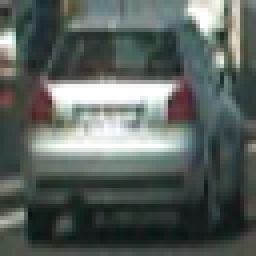
#> input picture 5-vehicle-detection-and-tracking/vehicles-2/GTI_Far/image0226.png, 64 x 64 px (shown 4 times larger); its folder holds only this picture in this run
$ jupyter execute --allow-errors Vehicle-Detection-and-Tracking.ipynb   (shell and % lines are left out)   (older library calls are emulated)
#> lines starting #> are read from the running program, lines starting #| are printed output that depends on the picture
##Writeup Template
###You can use this file as a template for your writeup if you want to submit it as a markdown file, but feel free to use some other method and submit a pdf if you prefer.

---

**Vehicle Detection Project**

The goals / steps of this project are the following:

* Perform a Histogram of Oriented Gradients (HOG) feature extraction on a labeled training set of images and train a classifier Linear SVM classifier
* Optionally, you can also apply a color transform and append binned color features, as well as histograms of color, to your HOG feature vector.
* Note: for those first two steps don't forget to normalize your features and randomize a selection for training and testing.
* Implement a sliding-window technique and use your trained classifier to search for vehicles in images.
* Run your pipeline on a video stream (start with the test_video.mp4 and later implement on full project_video.mp4) and create a heat map of recurring detections frame by frame to reject outliers and follow detected vehicles.
* Estimate a bounding box for vehicles detected.

[//]: # (Image References)
[image1]: ./output_images/car_notcar.png
[image2]: ./output_images/HOG_example.png
[image3]: ./output_images/normalized_features.png
[image4]: ./output_images/SVM_accuracy.png
[image5]: ./output_images/heatmap_example.png
[image6]: ./output_images/pipeline_output.png
[image7]: ./output_images/pipeline_output_2.png
[video1]: ./project_video.mp4

## [Rubric](https://review.udacity.com/#!/rubrics/513/view) Points
### Here I will consider the rubric points individually and describe how I addressed each point in my implementation.

The entire project code can be found in the jupyter notebook called `Vehicle-Detection-and-Tracking`.

---

### Histogram of Oriented Gradients (HOG)

#### 1. Explain how (and identify where in your code) you extracted HOG features from the training images.

The code for this step is contained in the code cells called `Read images`, `Helperfunctions` and `Feature extraction`.

I started by reading in all the `vehicle` and `non-vehicle` images.  Here is an example of one of each of the `vehicle` and `non-vehicle` classes:

![alt text][image1]

I then explored different color spaces and different  parameters `orientations`, `pixels_per_cell`, and `cells_per_block` using a Trial and Error approach.  Here is a plot of the HOG-output from the example images above using my final parameter set
.
![alt text][image2]

The `extract_features` function in the `helperfunctions` segment performs the work necessary.
#### 2. Explain how you settled on your final choice of HOG parameters.

I ended up using the parameters that can be found in code cell `Set of Parameters`. The rgb color space didn't perform very well, so I tried different color spaces that can deal with shadows and white lanes.

I chose the other parameters to maximize my SVM test accuracy with the goal to get an accuracy greater than 97%. I simply tried different parameter combinations and kept track of the Classifier performance. (`orientations=9`, `pixels_per_cell=8`, and `cells_per_block=2`).

#### 3. Describe how (and identify where in your code) you trained a classifier using your selected HOG features (and color features if you used them).

This step happens in code cells `Feature extraction`, `Shuffle and split the data` and `Train the classifier`.

To get an idea of the input features and their normalization, I plotted the features and their normalization.

![alt text][image3]

I trained a linear SVM using the `extract_features` function from the `Helperfunctions` section. As it turned out, using HOG-features and Color features led to the best prediction accuracy. Here you can see a summary of the SVM training results:

![alt text][image4]

### Sliding Window Search

#### 1. Describe how (and identify where in your code) you implemented a sliding window search.  How did you decide what scales to search and how much to overlap windows?

The final pipeline can be found in the segment called `final pipeline`

Cars get smaller towards the horizon, so I decided  to look for larger cars at the bottom of the video. I used 3 scales getting larger from the bottom to the top of the images. I found the scales and corresponding overlaps by looking at the video output with the goal to avoid false positives.

#### 2. Show some examples of test images to demonstrate how your pipeline is working.  What did you do to optimize the performance of your classifier?

Ultimately I searched on three scales using YCrCb 3-channel HOG features plus spatially binned color and histograms of color in the feature vector, which provided a nice result.  Here are some example images:

As I already stated, parameter optimization for the classifer and trying out different feature sets (e.g. only hog features) lead to 99.2% test set performance.
![alt text][image6]
![alt text][image7]

### Video Implementation

#### 1. Provide a link to your final video output.  Your pipeline should perform reasonably well on the entire project video (somewhat wobbly or unstable bounding boxes are ok as long as you are identifying the vehicles most of the time with minimal false positives.)
Here's a [link to my video result](./project_video.mp4)

#### 2. Describe how (and identify where in your code) you implemented some kind of filter for false positives and some method for combining overlapping bounding boxes.

I recorded the positions of positive detections in each frame of the video in a list called `rectangles`.  From the positive detections I created a heatmap and then thresholded that map to identify vehicle positions.  I then used `scipy.ndimage.measurements.label()` to identify individual blobs in the heatmap.  I then assumed each blob corresponded to a vehicle.  I constructed bounding boxes to cover the area of each blob detected.

To take into account that my pipeline fails in some cases, I'm keeping track of heatmaps from previous frames using global variables. An averaging process also helps to make the predictions less wobbly.

Here is an example of a heat map image:
![alt text][image5]

---

### Discussion

#### 1. Briefly discuss any problems / issues you faced in your implementation of this project.  Where will your pipeline likely fail?  What could you do to make it more robust?

I mainly followed the lecture but a still had problems adapting the lecture code to my own needs. I spent quite a lot of hours debuggingl, for example I used the extract_features function from a previous lesson (not the latest version) and ran into a lot of problems with incorret list shapes because of that.

In the beginning I faced problems with too wobbly detections, so I had to integrate over a few frames to get rid of that. Even 99.X% classifier accuracy with a lot of frames/second still leads to a lot of failed predictions, which also need to be adressed by the heatmap tresholding process.

Most failed detections are on the left lane, which shoulnd't influence the cars behaviour at all. So while the algorithm has ystart and ystop positions, it needs to include the some sort of treshold in x direction. The parameters are working quite well for this particular video section, but I don't think they would would that well for a different video. A deep leaning approach could be helpful for a generalization of the vehicle detection process.

### Read Images

[cell 1]
import glob
import matplotlib.image as mpimg
import matplotlib.pyplot as plt
import numpy as np

cars = glob.glob('vehicles-2/**/*.png', recursive=True)
non_cars = glob.glob('non-vehicles-2/**/*.png', recursive=True)

vehicles = []
non_vehicles = []

for fname in cars:
    img = mpimg.imread(fname)
#> img is the input picture: shape (64, 64, 3) float32; mean R, G, B 0.354, 0.386, 0.371
    vehicles.append(img)

for fname in non_cars:
    img = mpimg.imread(fname)
    non_vehicles.append(img)


vehicles_ind = np.random.randint(0, len(vehicles))
#> vehicles_ind = 0
#> (the rest of this cell did not finish here and is left out)

### Set of Parameters

[cell 2]
color_space = 'YCrCb' # RGB, HSV, LUV, HLS, YUV or YCrCb
orient = 9
pix_per_cell = 8
cell_per_block = 2
hog_channel = "ALL" # 0, 1, 2, or "ALL"
spatial_size = (32, 32) # Spatial binning dimensions
hist_bins = 32
spatial_feat = True # Spatial features on or off
hist_feat = True # Histogram features on or off
hog_feat = True # HOG features on or off
y_start_stop = [350, 700] # Min and max in y to search in slide_window()
transform_sqrt = True # Was True
xy_window = (64, 64)
threshold = 5.0
scale = 1.5
headt_threshold = 5.0 # Threshold to reject false positives
headt_frames = 40

### Helperfunctions

[cell 3]
import cv2

from sklearn.svm import LinearSVC
from sklearn.preprocessing import StandardScaler
from skimage.feature import hog


# [20 lines left out: functions convert_color, draw_boxes, not called in this run]

# Defines a function to compute color histogram features
def color_hist(img, nbins=32):    #bins_range=(0, 256)
    # Compute the histogram of the color channels separately
    channel1_hist = np.histogram(img[:,:,0], bins=nbins)
    channel2_hist = np.histogram(img[:,:,1], bins=nbins)
    channel3_hist = np.histogram(img[:,:,2], bins=nbins)
    # Concatenate the histograms into a single feature vector
    hist_features = np.concatenate((channel1_hist[0], channel2_hist[0], channel3_hist[0]))
    # Return the individual histograms, bin_centers and feature vector
    return hist_features

# Defines a function to return HOG features and visualization
def get_hog_features(img, orient, pix_per_cell, cell_per_block,
                        vis=False, feature_vec=True):
    # Call with two outputs if vis==True
    if vis == True:
        features, hog_image = hog(img, orientations=orient,
                                  pixels_per_cell=(pix_per_cell, pix_per_cell),
                                  cells_per_block=(cell_per_block, cell_per_block),
                                  transform_sqrt=False,
                                  visualise=vis, feature_vector=feature_vec)
        return features, hog_image
    # Otherwise call with one output
    else:
        features = hog(img, orientations=orient,
                       pixels_per_cell=(pix_per_cell, pix_per_cell),
                       cells_per_block=(cell_per_block, cell_per_block),
                       transform_sqrt=False,
                       visualise=vis, feature_vector=feature_vec)
        return features

# Defines a function to compute color histogram features
def bin_spatial(img, size=(32, 32)):
    color1 = cv2.resize(img[:,:,0], size).ravel()
    color2 = cv2.resize(img[:,:,1], size).ravel()
    color3 = cv2.resize(img[:,:,2], size).ravel()
    return np.hstack((color1, color2, color3))


# Defines a function to extract features from a list of images
def extract_features(imgs, color_space='RGB', spatial_size=(32, 32),
                        hist_bins=32, orient=9,
                        pix_per_cell=8, cell_per_block=2, hog_channel=0,
                        spatial_feat=True, hist_feat=True, hog_feat=True):
    # Create a list to append feature vectors to
    features = []
    # Iterate through the list of images
    for file in imgs:
        file_features = []
        # Read in each one by one
        image = mpimg.imread(file)
        # apply color conversion if other than 'RGB'
        if color_space != 'RGB':
            if color_space == 'HSV':
                feature_image = cv2.cvtColor(image, cv2.COLOR_RGB2HSV)
            elif color_space == 'LUV':
                feature_image = cv2.cvtColor(image, cv2.COLOR_RGB2LUV)
            elif color_space == 'HLS':
                feature_image = cv2.cvtColor(image, cv2.COLOR_RGB2HLS)
            elif color_space == 'YUV':
                feature_image = cv2.cvtColor(image, cv2.COLOR_RGB2YUV)
            elif color_space == 'YCrCb':
                feature_image = cv2.cvtColor(image, cv2.COLOR_RGB2YCrCb)
        else: feature_image = np.copy(image)

        if spatial_feat == True:
            spatial_features = bin_spatial(feature_image, size=spatial_size)
            file_features.append(spatial_features)
        if hist_feat == True:
            # Apply color_hist()
            hist_features = color_hist(feature_image, nbins=hist_bins)
            file_features.append(hist_features)
        if hog_feat == True:
        # Call get_hog_features() with vis=False, feature_vec=True
            if hog_channel == 'ALL':
                hog_features = []
                for channel in range(feature_image.shape[2]):
                    hog_features.append(get_hog_features(feature_image[:,:,channel],
                                        orient, pix_per_cell, cell_per_block,
                                        vis=False, feature_vec=True))
                hog_features = np.ravel(hog_features)
            else:
                hog_features = get_hog_features(feature_image[:,:,hog_channel], orient,
                            pix_per_cell, cell_per_block, vis=False, feature_vec=True)
            # Append the new feature vector to the features list
            file_features.append(hog_features)
        features.append(np.concatenate(file_features))
    # Return list of feature vectors
    return features

print('done')

### Hog example

[cell 4]
_, car_hog = get_hog_features(vehicles[vehicles_ind][:,:,2], orient=orient, pix_per_cell=pix_per_cell,
                           cell_per_block=cell_per_block, vis=True, feature_vec=True)
#> in get_hog_features, `features, hog_image = hog(img, orientations=orient, pixels_per_cell=(p..`: features = 1764 values, max 0.586 at index 346, min 0 at index 12, mean 0.123
#> in get_hog_features, `features, hog_image = hog(img, orientations=orient, pixels_per_cell=(p..`:
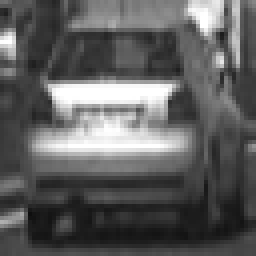
#> img: shape (64, 64) float32 (shown 4 times larger); min 0.0549, max 1, mean 0.371
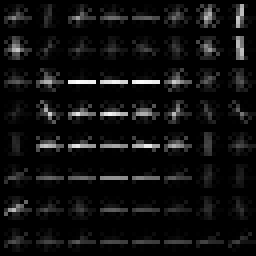
#> car_hog: shape (64, 64) float32 (shown 4 times larger); min 0, max 0.204, mean 0.0127; drawn with min black and max white
#> (the rest of this cell did not finish here and is left out)

### Feature extraction

[cell 5]
car_features = extract_features(cars, color_space=color_space, orient=orient,
                        pix_per_cell=pix_per_cell, cell_per_block=cell_per_block,
                        hog_channel=hog_channel)
#> in extract_features, `feature_image = cv2.cvtColor(image, cv2.COLOR_RGB2YCrCb)`: feature_image: shape (64, 64, 3) float32; mean of channels 0, 1, 2 0.375, 0.485, 0.498
#> in bin_spatial, `color1 = cv2.resize(img[:,:,0], size).ravel()`: color1 = 1024 values, max 1 at index 89, min 0.0752 at index 947, mean 0.375
#> in bin_spatial, `color2 = cv2.resize(img[:,:,1], size).ravel()`: color2 = 1024 values, max 0.583 at index 389, min 0.438 at index 151, mean 0.485
#> in bin_spatial, `color3 = cv2.resize(img[:,:,2], size).ravel()`: color3 = 1024 values, max 0.527 at index 410, min 0.452 at index 8, mean 0.498
#> in extract_features, `spatial_features = bin_spatial(feature_image, size=spatial_size)`: spatial_features = 3072 values, max 1 at index 89, min 0.0752 at index 947, mean 0.453
#> in color_hist, `hist_features = np.concatenate((channel1_hist[0], channel2_hist[0], ch..`: hist_features = 96 values, max 657 at index 41, min 2 at index 62, mean 128
#> after the loop in extract_features, `for channel in range(feature_image.shape[2]):`: hog_features = 3 items
#> in extract_features, `hog_features = np.ravel(hog_features)`: hog_features = 5292 values, max 0.574 at index 382, min 0 at index 227, mean 0.136
#> car_features = 2 items
notcar_features = extract_features(non_cars, color_space=color_space, orient=orient,
                        pix_per_cell=pix_per_cell, cell_per_block=cell_per_block,
                        hog_channel=hog_channel)

#> (the rest of this cell did not finish here and is left out)

### Shuffle and split the data

[cell 6]
from sklearn.model_selection import train_test_split
# Define a labels vector based on features lists
y = np.hstack((np.ones(len(car_features)),
              np.zeros(len(notcar_features))))
#> y = [1, 1]
# Split up data into randomized training and test sets
rand_state = np.random.randint(0, 100)
#> (the rest of this cell did not finish here and is left out)
